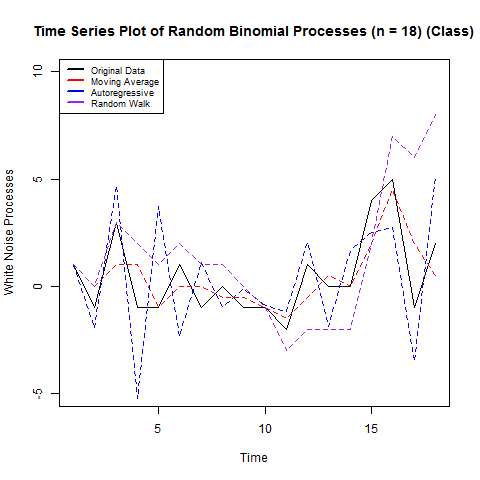

Write R code to recreate this figure.
# September 19, 2013
# Created by Nathaniel Payne

# yi = 6, 4, 8, 4, 4, 6, 4, 5, 4, 4, 3, 6, 5, 5, 9, 10, 4, 7
# wi = 1, -1, 3, -1, -1, 1, -1, 0, -1, -1, -2, 1, 0, 0, 4, 5, -1, 2

# Calculate the complete sequence of values for each of these following processes:
# moving average model v_t = 0.5 w_{t-1} + 0.5 w_t
# random walk r_t = r_{t-1} + w_t
# autoregressive time series X_t = 0.9 X_{t-1} + w_t where we assumed x_0 = 0

# Generate a white noise process using binomial coin flips with 10 trials
w = c(1, -1, 3, -1, -1, 1, -1, 0, -1, -1, -2, 1, 0, 0, 4, 5, -1, 2)
y = seq(1:18) # If necessary, generate a sequence of corresponding y values

v = filter(w, sides = 1, rep(1/2,2)) # Create a moving average
a = filter(w, filter=c(-.9), method="recursive") # Create an autoregressive model
r = cumsum(w) # Create a random walk model with no drift

# Plot the time series
png("c:/Users/Nate/Git/riemann/randomwalk_whitenoise_autoregress.png")
plot.ts(w,
        y=NULL, 
        main="Time Series Plot of Random Binomial Processes (n = 18) (Class)", 
        axes = TRUE,
        ylab = "White Noise Processes",
        xlab = "Time",
        ylim = c(-5, 10))
lines(v, lty = "dashed", col = c("red")) # Plot the moving average process
lines(a, lty = "dashed", col = c("blue")) # Plot the autoregressive model
lines(r, lty = "dashed", col = c("purple")) # Plot the random walk model
legend("topleft", # Place the legendin the top left
       c("Original Data", "Moving Average", "Autoregressive", "Random Walk"), 
       lwd=c(2.5, 2.5, 2.5, 2.5),
       lty=c(1, 1, 1, 1),
       col=c("black", "red", "blue", "purple"),
       cex=0.75) # This is the standard size for the legend
dev.off()